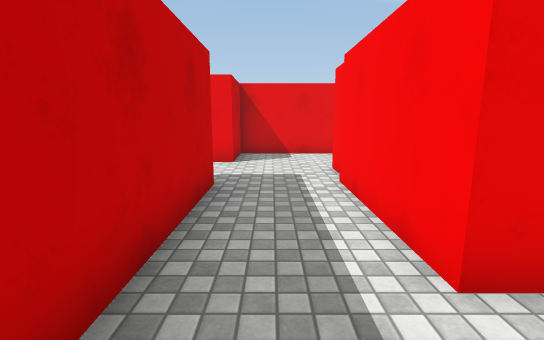
[1] (above)

17 first-person views from a walk through a 3-D level made in the Unity game engine. The camera is 1.4 m above the floor, tilts 10° down and sees 85° across. The floor is counted in squares, 1 m on a side. Each view is taken from the middle of a square. On the plan, view 1 faces up. The plan holds only what a view shows up to about 14 squares ahead; the rest is blank. The place goes on beyond the plan. The player character is not drawn. Surface patterns are stand-ins for the level's own textures.

[2]
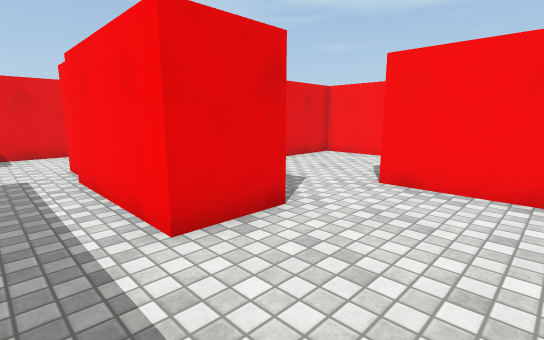

[3]
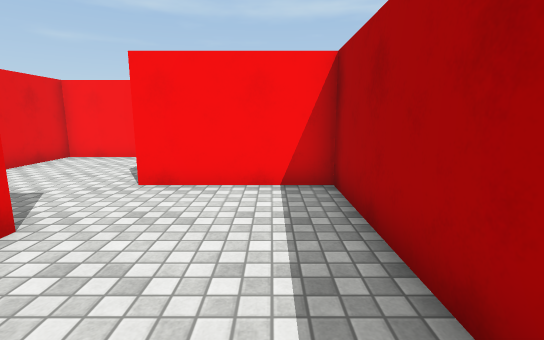

[4]
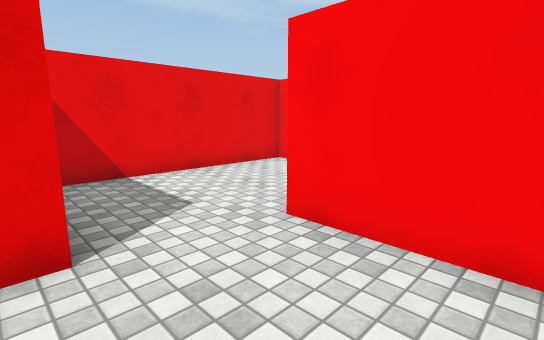

[5]
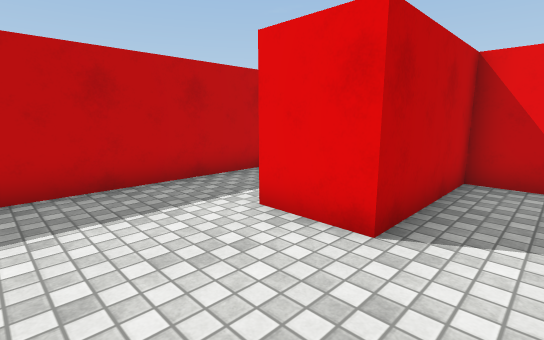

[6]
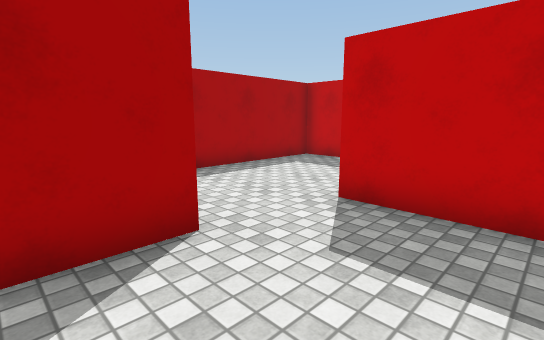

[7]
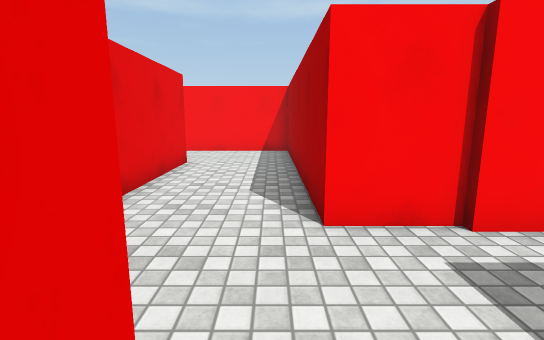

[8]
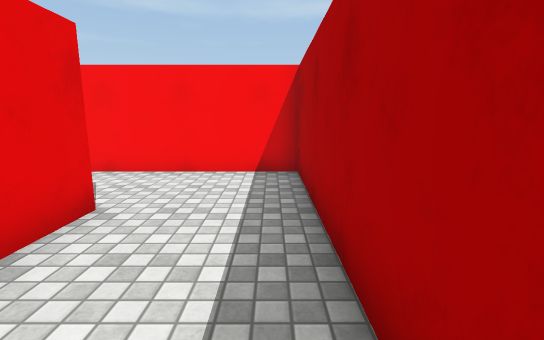

[9]
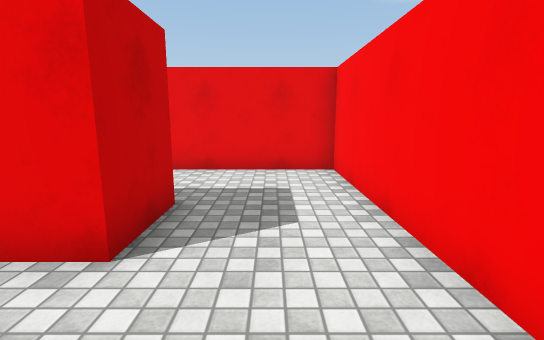

[10]
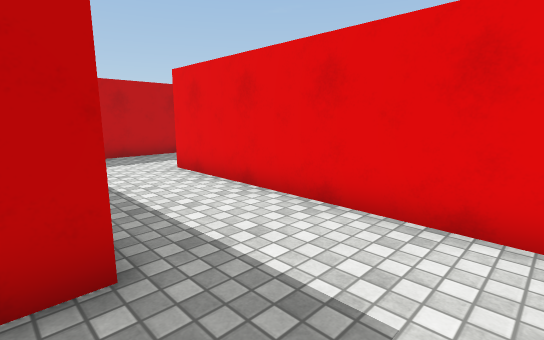

[11]
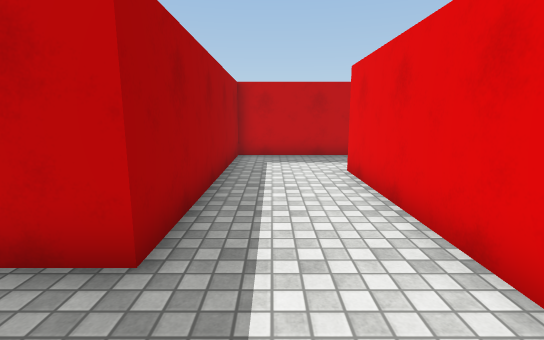

[12]
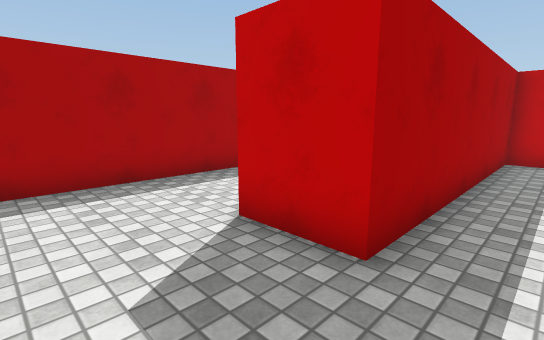

[13]
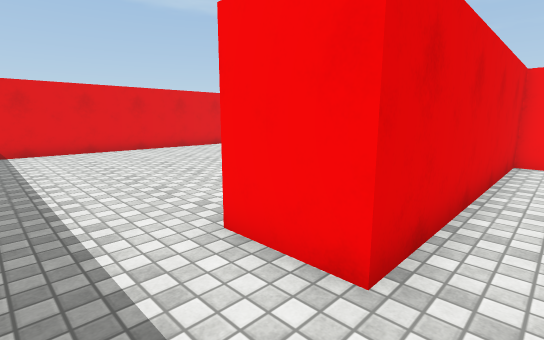

[14]
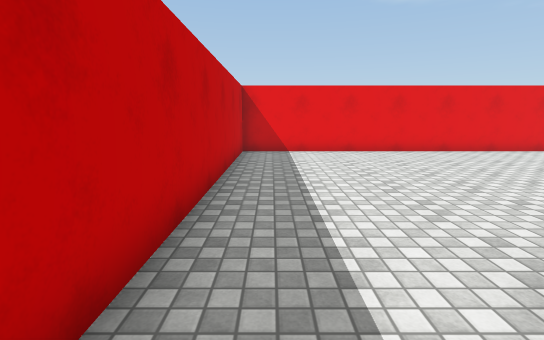

[15]
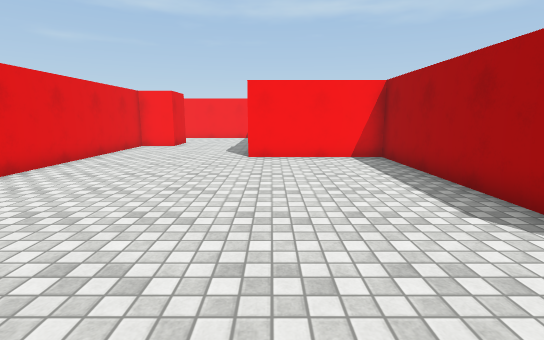

[16]
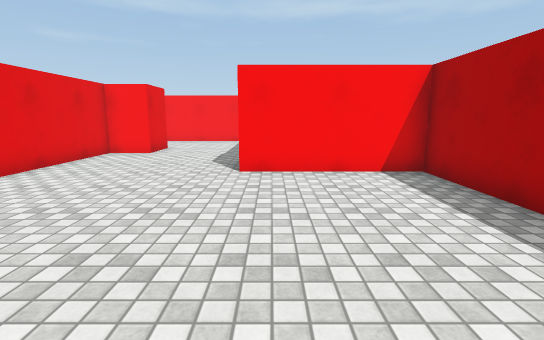

[17]
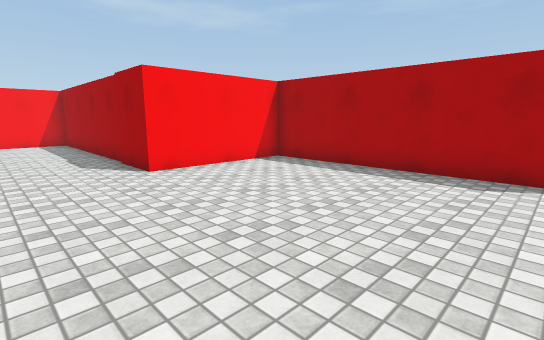

### Floor plan
Points are (right, up) in squares from view 1. A wall is a line through its corners. A room is listed if a view was taken in it or the views show most of it. See-through windows are left out.
Room 1 (views 1, 2, 3, 4, 5, 6)
walls: (10.7, 3.9) (10.7, 6.3) (3.5, 6.3) (3.5, 2.2) (1.5, 2.2); (-1.2, 1.5) (-1.2, -2.3) (6.1, -2.3) (6.1, 1.8) (8, 1.8)
ways out: opening at (0.5, 1) to room 2
Room 2 (view 7)
walls: (1.5, 2.2) (1.5, 6.6); (-1.2, 6.2) (-1.2, 1.5); (1.7, 6.5) (1.7, 8.3); (-1.2, 9.4) (-1.9, 9.4)
ways out: opening at (0.5, 1) to room 1; opening at (0, 9) to room 3
Room 3 (views 8, 9, 10, 11, 12, 13)
walls: (1.7, 8.3) (10.7, 8.3) (10.7, 17) (2.1, 17); (-1.2, 16.4) (-1.2, 13.7) (7.4, 13.7) (7.4, 11.7) (-1.2, 11.7) (-1.2, 9.4)
ways out: opening at (0, 9) to room 2; opening at (0.5, 16) to room 4
Room 4 (views 14, 15, 16, 17)
walls: (3.2, 19) (10.7, 19) (10.7, 23.9) (16.5, 23.9); (2.1, 17) (2.1, 19.1); (16.5, 27.9) (14.9, 27.9) (14.9, 29.5) (-1.2, 29.5) (-1.2, 16.4)
ways out: opening at (0.5, 16) to room 3

Where each view was taken, in squares from view 1:
view 1: 0 up, 0 right, facing up
view 2: 1 down, 0 right, facing up-right
view 3: 1 down, 0 right, facing right
view 4: 1 down, 3 right, facing up-right
view 5: 1 down, 5 right, facing up-left
view 6: 5 up, 8 right, facing down-left
view 7: 9 up, 2 left, facing right
view 8: 9 up, 3 right, facing right
view 9: 9 up, 9 right, facing up
view 10: 13 up, 10 right, facing up-left
view 11: 15 up, 10 right, facing left
view 12: 15 up, 10 right, facing down-left
view 13: 16 up, 0 right, facing up-right
view 14: 17 up, 0 right, facing up
view 15: 23 up, 0 right, facing right
view 16: 23 up, 3 right, facing right
view 17: 27 up, 3 right, facing down-right
